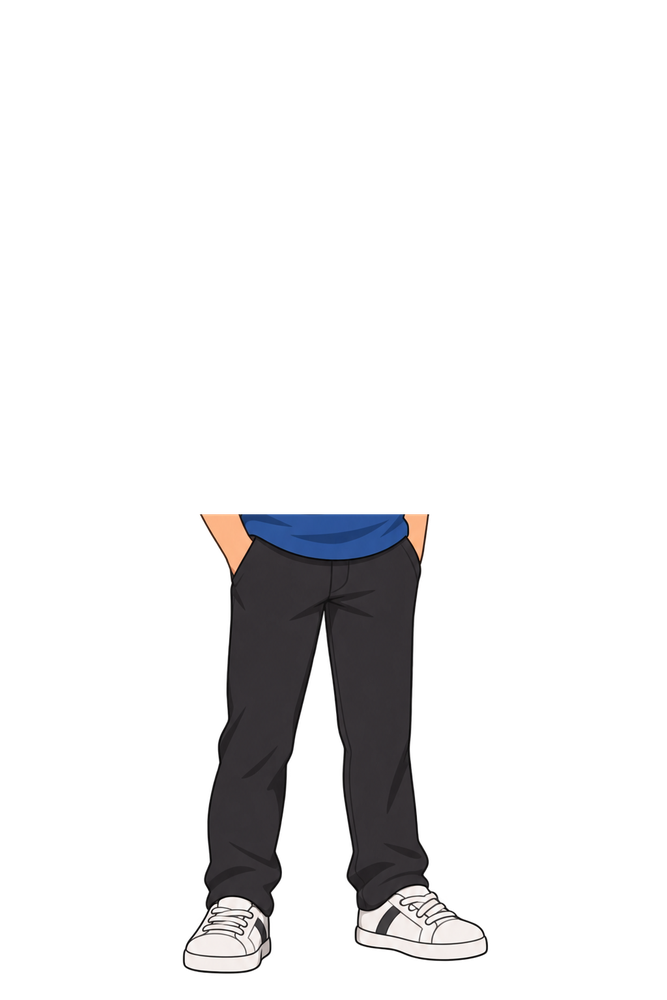
#> input picture layer_legs.png, 667 x 1000 px, shrunk from 1024 x 1536 before the run
$ python test_recombine.py
#> lines starting #> are read from the running program, lines starting #| are printed output that depends on the picture
from PIL import Image

legs = Image.open("layer_legs.png")
#> legs is the input picture: PIL image 667x1000 RGBA; mean R, G, B, A 9.3, 8.9, 9.6, 28.6
torso = Image.open("layer_torso.png")
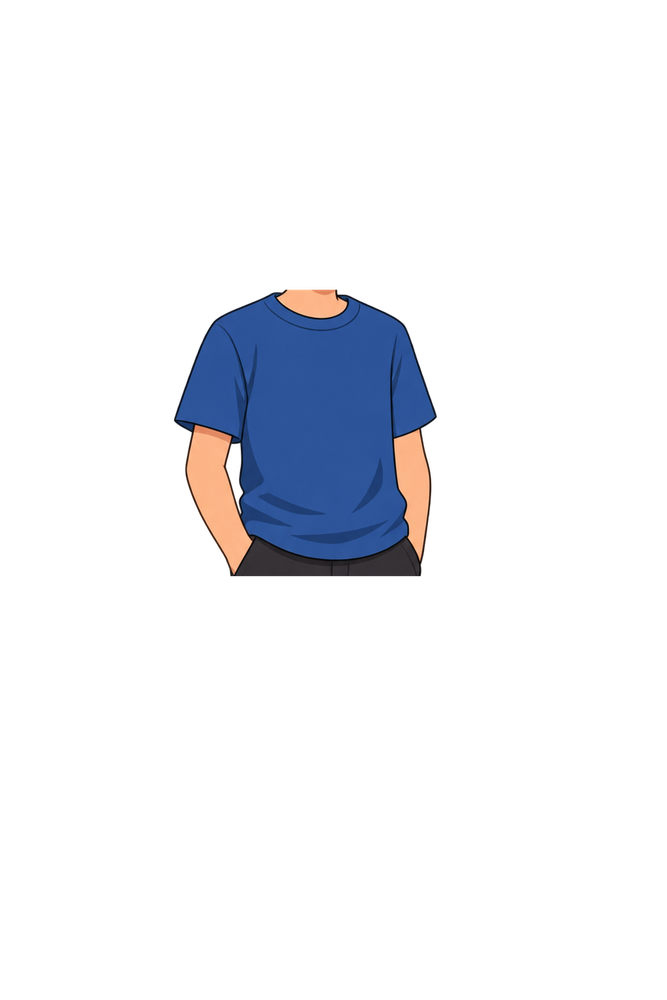
#> input picture layer_torso.png, 667 x 1000 px, shrunk from 1024 x 1536 before the run
#> torso is the input picture: PIL image 667x1000 RGBA; mean R, G, B, A 7, 8.6, 12.6, 23.3
head = Image.open("layer_head.png")
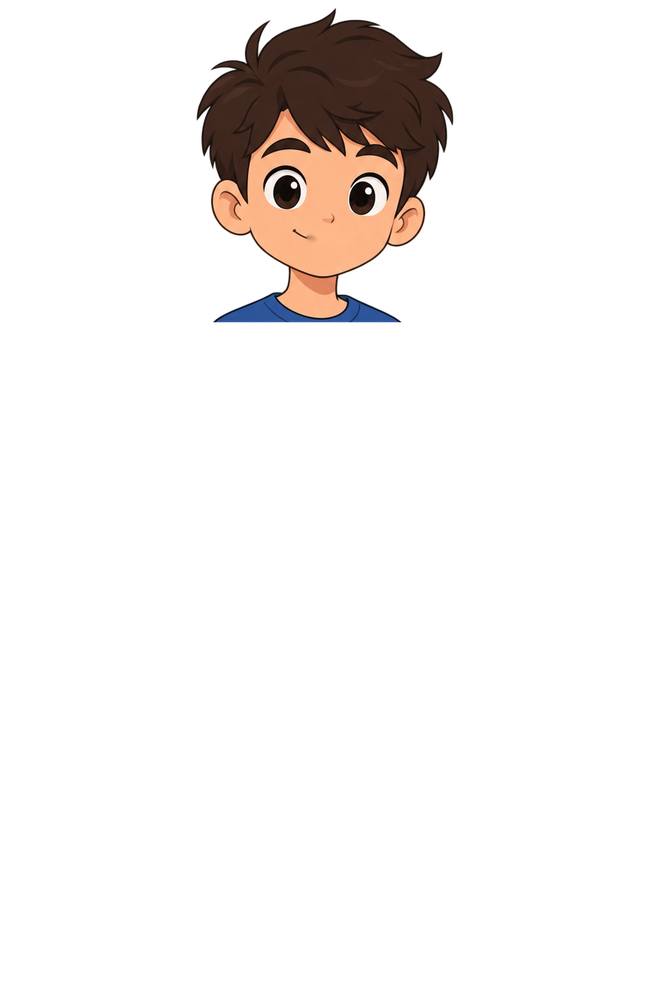
#> input picture layer_head.png, 667 x 1000 px, shrunk from 1024 x 1536 before the run
#> head is the input picture: PIL image 667x1000 RGBA; mean R, G, B, A 10.6, 7.6, 6.2, 20.5

comp = Image.new("RGBA", legs.size, (0, 0, 0, 0))
#> comp: PIL image 667x1000 RGBA; every value is 0
comp.paste(legs, (0, 0), legs)
comp.paste(torso, (0, 0), torso)
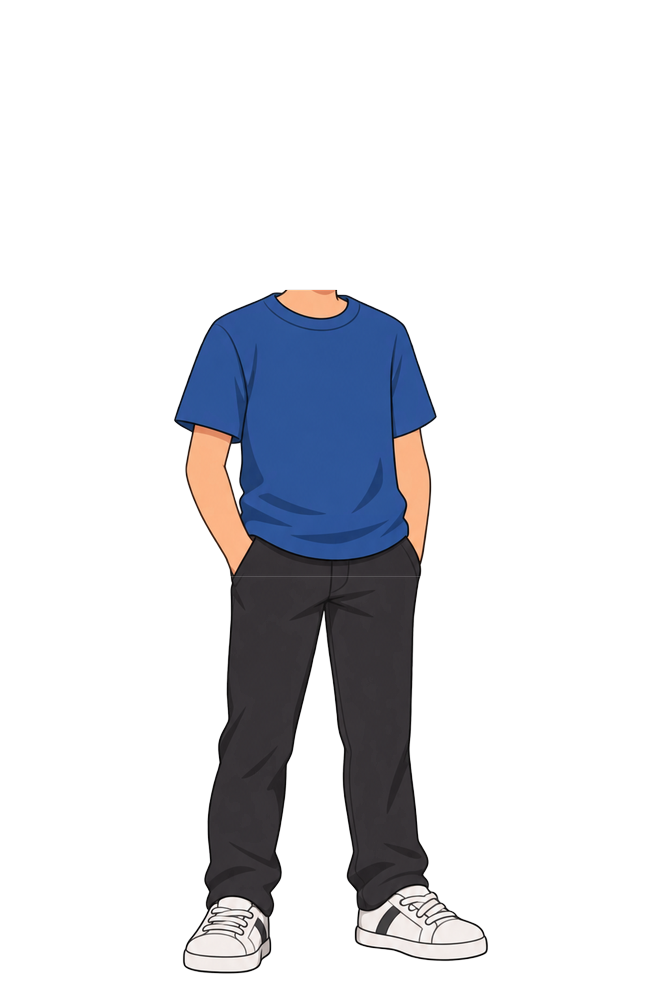
#> comp: PIL image 667x1000 RGBA; mean R, G, B, A 14.1, 15.3, 19.4, 46.6; transparent parts drawn white
comp.paste(head, (0, 0), head)
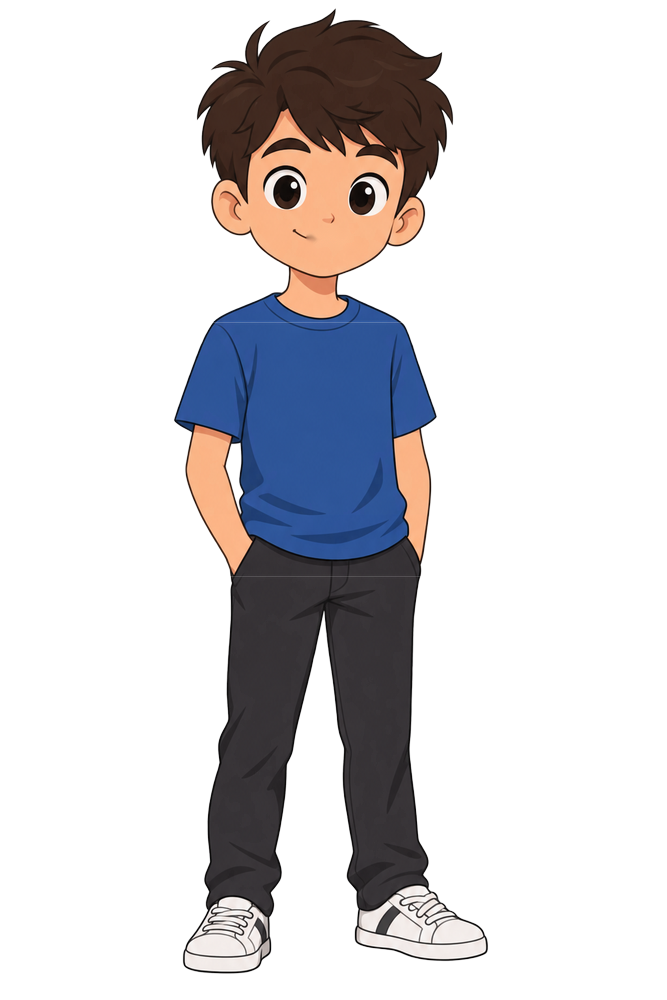
#> comp: PIL image 667x1000 RGBA; mean R, G, B, A 23.6, 22, 24.6, 65.3; transparent parts drawn white

comp.save("layers_recombined_test.png")
print("Saved layers_recombined_test.png")
